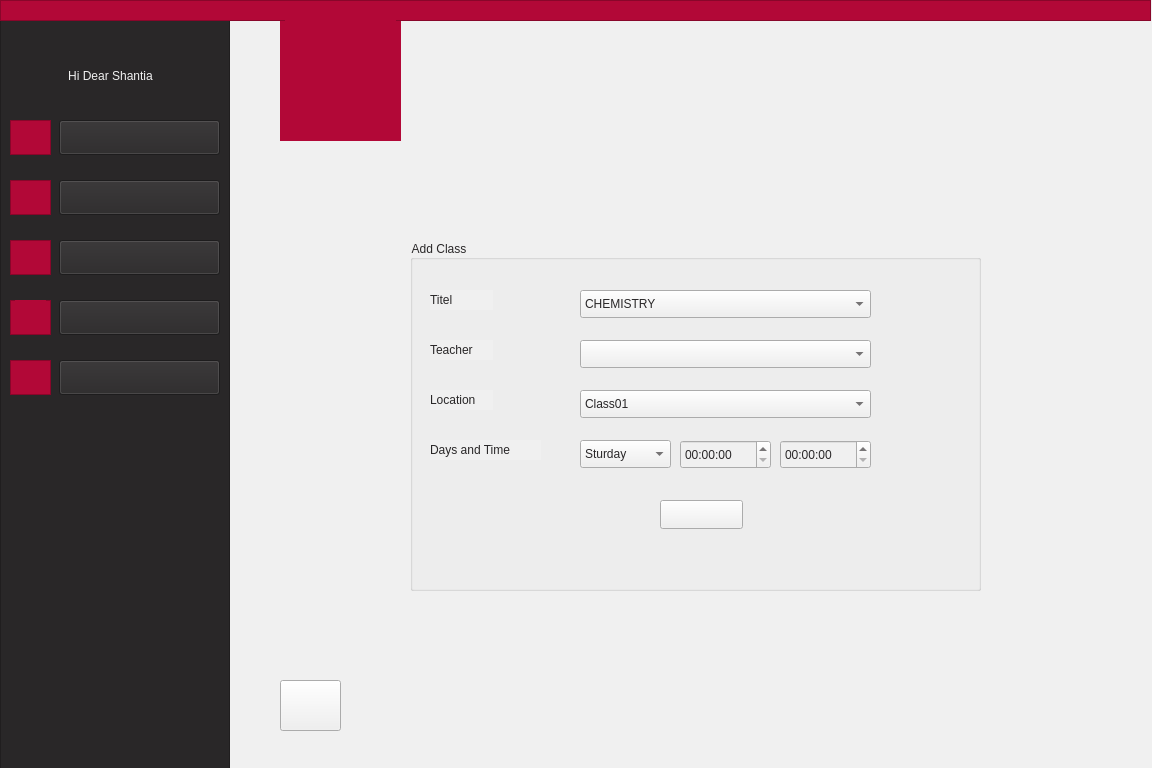
<?xml version="1.0" encoding="UTF-8"?>
<ui version="4.0">
 <class>adminAddClass</class>
 <widget class="QWidget" name="adminAddClass">
  <property name="geometry">
   <rect>
    <x>0</x>
    <y>0</y>
    <width>1152</width>
    <height>768</height>
   </rect>
  </property>
  <property name="minimumSize">
   <size>
    <width>1152</width>
    <height>768</height>
   </size>
  </property>
  <property name="windowTitle">
   <string>Form</string>
  </property>
  <property name="styleSheet">
   <string notr="true">background-color: rgb(240, 240, 240);</string>
  </property>
  <widget class="QFrame" name="frame_2">
   <property name="geometry">
    <rect>
     <x>0</x>
     <y>20</y>
     <width>230</width>
     <height>768</height>
    </rect>
   </property>
   <property name="styleSheet">
    <string notr="true">background-color: rgb(41, 39, 40);
border-color: rgb(41, 39, 40);</string>
   </property>
   <property name="frameShape">
    <enum>QFrame::StyledPanel</enum>
   </property>
   <property name="frameShadow">
    <enum>QFrame::Raised</enum>
   </property>
   <widget class="QPushButton" name="pushButton">
    <property name="geometry">
     <rect>
      <x>59</x>
      <y>100</y>
      <width>161</width>
      <height>35</height>
     </rect>
    </property>
    <property name="styleSheet">
     <string notr="true">font: 11pt &quot;Montserrat&quot;;
</string>
    </property>
    <property name="text">
     <string/>
    </property>
   </widget>
   <widget class="QPushButton" name="pushButton_3">
    <property name="geometry">
     <rect>
      <x>59</x>
      <y>160</y>
      <width>161</width>
      <height>35</height>
     </rect>
    </property>
    <property name="styleSheet">
     <string notr="true">font: 11pt &quot;Montserrat&quot;;
</string>
    </property>
    <property name="text">
     <string/>
    </property>
   </widget>
   <widget class="QPushButton" name="pushButton_4">
    <property name="geometry">
     <rect>
      <x>59</x>
      <y>220</y>
      <width>161</width>
      <height>35</height>
     </rect>
    </property>
    <property name="styleSheet">
     <string notr="true">font: 11pt &quot;Montserrat&quot;;
</string>
    </property>
    <property name="text">
     <string/>
    </property>
   </widget>
   <widget class="QFrame" name="frame_3">
    <property name="geometry">
     <rect>
      <x>10</x>
      <y>100</y>
      <width>41</width>
      <height>35</height>
     </rect>
    </property>
    <property name="styleSheet">
     <string notr="true">background-color: rgb(178, 8, 55);
border-color: rgb(178, 8, 55);</string>
    </property>
    <property name="frameShape">
     <enum>QFrame::StyledPanel</enum>
    </property>
    <property name="frameShadow">
     <enum>QFrame::Raised</enum>
    </property>
    <widget class="QLabel" name="label_6">
     <property name="geometry">
      <rect>
       <x>5</x>
       <y>1</y>
       <width>31</width>
       <height>31</height>
      </rect>
     </property>
     <property name="styleSheet">
      <string notr="true"/>
     </property>
     <property name="text">
      <string/>
     </property>
     <property name="pixmap">
      <pixmap resource="icon.qrc">:/icon/profile.png</pixmap>
     </property>
     <property name="scaledContents">
      <bool>true</bool>
     </property>
    </widget>
   </widget>
   <widget class="QFrame" name="frame_6">
    <property name="geometry">
     <rect>
      <x>10</x>
      <y>160</y>
      <width>41</width>
      <height>35</height>
     </rect>
    </property>
    <property name="styleSheet">
     <string notr="true">background-color: rgb(178, 8, 55);
border-color: rgb(178, 8, 55);</string>
    </property>
    <property name="frameShape">
     <enum>QFrame::StyledPanel</enum>
    </property>
    <property name="frameShadow">
     <enum>QFrame::Raised</enum>
    </property>
    <widget class="QLabel" name="label_7">
     <property name="geometry">
      <rect>
       <x>5</x>
       <y>3</y>
       <width>31</width>
       <height>31</height>
      </rect>
     </property>
     <property name="text">
      <string/>
     </property>
     <property name="pixmap">
      <pixmap resource="icon.qrc">:/icon/add-user.png</pixmap>
     </property>
     <property name="scaledContents">
      <bool>true</bool>
     </property>
    </widget>
   </widget>
   <widget class="QFrame" name="frame_7">
    <property name="geometry">
     <rect>
      <x>10</x>
      <y>220</y>
      <width>41</width>
      <height>35</height>
     </rect>
    </property>
    <property name="styleSheet">
     <string notr="true">background-color: rgb(178, 8, 55);
border-color: rgb(178, 8, 55);</string>
    </property>
    <property name="frameShape">
     <enum>QFrame::StyledPanel</enum>
    </property>
    <property name="frameShadow">
     <enum>QFrame::Raised</enum>
    </property>
    <widget class="QLabel" name="label_11">
     <property name="geometry">
      <rect>
       <x>5</x>
       <y>3</y>
       <width>31</width>
       <height>31</height>
      </rect>
     </property>
     <property name="text">
      <string/>
     </property>
     <property name="pixmap">
      <pixmap resource="icon.qrc">:/icon/upload-mail.png</pixmap>
     </property>
     <property name="scaledContents">
      <bool>true</bool>
     </property>
    </widget>
   </widget>
   <widget class="QLabel" name="label_2">
    <property name="geometry">
     <rect>
      <x>20</x>
      <y>40</y>
      <width>181</width>
      <height>31</height>
     </rect>
    </property>
    <property name="styleSheet">
     <string notr="true">font: 11pt &quot;Montserrat&quot;;
color: rgb(240, 240, 240);</string>
    </property>
    <property name="text">
     <string>Hi Dear Shantia</string>
    </property>
    <property name="alignment">
     <set>Qt::AlignCenter</set>
    </property>
   </widget>
   <widget class="QLabel" name="label_3">
    <property name="geometry">
     <rect>
      <x>100</x>
      <y>100</y>
      <width>81</width>
      <height>30</height>
     </rect>
    </property>
    <property name="autoFillBackground">
     <bool>false</bool>
    </property>
    <property name="styleSheet">
     <string notr="true">font: 11pt &quot;Montserrat&quot;;
color: rgb(240, 240, 240);</string>
    </property>
    <property name="lineWidth">
     <number>0</number>
    </property>
    <property name="text">
     <string>Profile</string>
    </property>
    <property name="alignment">
     <set>Qt::AlignCenter</set>
    </property>
   </widget>
   <widget class="QLabel" name="label_5">
    <property name="geometry">
     <rect>
      <x>90</x>
      <y>160</y>
      <width>111</width>
      <height>30</height>
     </rect>
    </property>
    <property name="styleSheet">
     <string notr="true">font: 11pt &quot;Montserrat&quot;;
color: rgb(240, 240, 240);</string>
    </property>
    <property name="text">
     <string>Add People</string>
    </property>
    <property name="alignment">
     <set>Qt::AlignCenter</set>
    </property>
   </widget>
   <widget class="QLabel" name="label_8">
    <property name="geometry">
     <rect>
      <x>70</x>
      <y>220</y>
      <width>141</width>
      <height>30</height>
     </rect>
    </property>
    <property name="styleSheet">
     <string notr="true">font: 11pt &quot;Montserrat&quot;;
color: rgb(240, 240, 240);</string>
    </property>
    <property name="text">
     <string>Send Assertion</string>
    </property>
    <property name="alignment">
     <set>Qt::AlignCenter</set>
    </property>
   </widget>
   <widget class="QPushButton" name="pushButton_7">
    <property name="geometry">
     <rect>
      <x>59</x>
      <y>280</y>
      <width>161</width>
      <height>35</height>
     </rect>
    </property>
    <property name="styleSheet">
     <string notr="true">font: 11pt &quot;Montserrat&quot;;
</string>
    </property>
    <property name="text">
     <string/>
    </property>
   </widget>
   <widget class="QFrame" name="frame_8">
    <property name="geometry">
     <rect>
      <x>10</x>
      <y>280</y>
      <width>41</width>
      <height>35</height>
     </rect>
    </property>
    <property name="styleSheet">
     <string notr="true">background-color: rgb(178, 8, 55);
border-color: rgb(178, 8, 55);</string>
    </property>
    <property name="frameShape">
     <enum>QFrame::StyledPanel</enum>
    </property>
    <property name="frameShadow">
     <enum>QFrame::Raised</enum>
    </property>
    <widget class="QLabel" name="label_12">
     <property name="geometry">
      <rect>
       <x>5</x>
       <y>0</y>
       <width>31</width>
       <height>31</height>
      </rect>
     </property>
     <property name="text">
      <string/>
     </property>
     <property name="pixmap">
      <pixmap resource="classIcon.qrc">:/classIcon/icons8-class-50.png</pixmap>
     </property>
     <property name="scaledContents">
      <bool>true</bool>
     </property>
    </widget>
   </widget>
   <widget class="QLabel" name="label_18">
    <property name="geometry">
     <rect>
      <x>95</x>
      <y>280</y>
      <width>101</width>
      <height>20</height>
     </rect>
    </property>
    <property name="styleSheet">
     <string notr="true">font: 11pt &quot;Montserrat&quot;;
color: rgb(240, 240, 240);</string>
    </property>
    <property name="text">
     <string>Add CLass</string>
    </property>
   </widget>
   <widget class="QFrame" name="frame_9">
    <property name="geometry">
     <rect>
      <x>10</x>
      <y>340</y>
      <width>41</width>
      <height>35</height>
     </rect>
    </property>
    <property name="styleSheet">
     <string notr="true">background-color: rgb(178, 8, 55);
border-color: rgb(178, 8, 55);</string>
    </property>
    <property name="frameShape">
     <enum>QFrame::StyledPanel</enum>
    </property>
    <property name="frameShadow">
     <enum>QFrame::Raised</enum>
    </property>
    <widget class="QLabel" name="label_28">
     <property name="geometry">
      <rect>
       <x>5</x>
       <y>3</y>
       <width>31</width>
       <height>31</height>
      </rect>
     </property>
     <property name="text">
      <string/>
     </property>
     <property name="pixmap">
      <pixmap resource="icon.qrc">:/icon/information.png</pixmap>
     </property>
     <property name="scaledContents">
      <bool>true</bool>
     </property>
    </widget>
   </widget>
   <widget class="QLabel" name="label_29">
    <property name="geometry">
     <rect>
      <x>60</x>
      <y>340</y>
      <width>161</width>
      <height>30</height>
     </rect>
    </property>
    <property name="styleSheet">
     <string notr="true">font: 11pt &quot;Montserrat&quot;;
color: rgb(240, 240, 240);</string>
    </property>
    <property name="text">
     <string>Class Information</string>
    </property>
    <property name="alignment">
     <set>Qt::AlignCenter</set>
    </property>
   </widget>
   <widget class="QPushButton" name="pushButton_9">
    <property name="geometry">
     <rect>
      <x>59</x>
      <y>340</y>
      <width>161</width>
      <height>35</height>
     </rect>
    </property>
    <property name="styleSheet">
     <string notr="true">font: 11pt &quot;Montserrat&quot;;
</string>
    </property>
    <property name="text">
     <string/>
    </property>
   </widget>
   <zorder>frame_6</zorder>
   <zorder>frame_7</zorder>
   <zorder>label_2</zorder>
   <zorder>label_3</zorder>
   <zorder>label_5</zorder>
   <zorder>label_8</zorder>
   <zorder>frame_3</zorder>
   <zorder>pushButton</zorder>
   <zorder>pushButton_3</zorder>
   <zorder>pushButton_4</zorder>
   <zorder>frame_8</zorder>
   <zorder>frame_9</zorder>
   <zorder>label_29</zorder>
   <zorder>pushButton_9</zorder>
   <zorder>label_18</zorder>
   <zorder>pushButton_7</zorder>
  </widget>
  <widget class="QLabel" name="label">
   <property name="geometry">
    <rect>
     <x>280</x>
     <y>20</y>
     <width>121</width>
     <height>121</height>
    </rect>
   </property>
   <property name="styleSheet">
    <string notr="true">background-color: rgb(178, 8, 55);
border-color: rgb(178, 8, 55);
</string>
   </property>
   <property name="text">
    <string/>
   </property>
   <property name="pixmap">
    <pixmap>:/AjaxLogo/filename.jpg</pixmap>
   </property>
   <property name="scaledContents">
    <bool>true</bool>
   </property>
   <property name="alignment">
    <set>Qt::AlignCenter</set>
   </property>
  </widget>
  <widget class="QLabel" name="label_9">
   <property name="geometry">
    <rect>
     <x>285</x>
     <y>20</y>
     <width>111</width>
     <height>111</height>
    </rect>
   </property>
   <property name="styleSheet">
    <string notr="true">background-color: rgb(178, 8, 55);</string>
   </property>
   <property name="text">
    <string/>
   </property>
   <property name="pixmap">
    <pixmap resource="pictures.qrc">:/logo/filename.jpg</pixmap>
   </property>
   <property name="scaledContents">
    <bool>true</bool>
   </property>
  </widget>
  <widget class="QFrame" name="frame">
   <property name="geometry">
    <rect>
     <x>0</x>
     <y>0</y>
     <width>1151</width>
     <height>21</height>
    </rect>
   </property>
   <property name="styleSheet">
    <string notr="true">background-color: rgb(178, 8, 55);
border-color: rgb(178, 8, 55);</string>
   </property>
   <property name="frameShape">
    <enum>QFrame::StyledPanel</enum>
   </property>
   <property name="frameShadow">
    <enum>QFrame::Raised</enum>
   </property>
  </widget>
  <widget class="QPushButton" name="backToMenu">
   <property name="geometry">
    <rect>
     <x>280</x>
     <y>680</y>
     <width>61</width>
     <height>51</height>
    </rect>
   </property>
   <property name="text">
    <string/>
   </property>
  </widget>
  <widget class="QLabel" name="label_14">
   <property name="geometry">
    <rect>
     <x>290</x>
     <y>680</y>
     <width>41</width>
     <height>46</height>
    </rect>
   </property>
   <property name="text">
    <string/>
   </property>
   <property name="pixmap">
    <pixmap resource="arrowIcon.qrc">:/new/prefix1/icons8-left-arrow-50.png</pixmap>
   </property>
   <property name="scaledContents">
    <bool>true</bool>
   </property>
  </widget>
  <widget class="QGroupBox" name="groupBox">
   <property name="geometry">
    <rect>
     <x>410</x>
     <y>240</y>
     <width>571</width>
     <height>351</height>
    </rect>
   </property>
   <property name="styleSheet">
    <string notr="true">color: rgb(41, 39, 40);
font: 9pt &quot;Montserrat&quot;;</string>
   </property>
   <property name="title">
    <string>Add Class</string>
   </property>
   <widget class="QLabel" name="label_17">
    <property name="geometry">
     <rect>
      <x>20</x>
      <y>200</y>
      <width>111</width>
      <height>20</height>
     </rect>
    </property>
    <property name="styleSheet">
     <string notr="true">color: rgb(41, 39, 40);
font: 9pt &quot;Montserrat&quot;;</string>
    </property>
    <property name="text">
     <string>Days and Time</string>
    </property>
   </widget>
   <widget class="QTimeEdit" name="startingTime">
    <property name="geometry">
     <rect>
      <x>270</x>
      <y>200</y>
      <width>91</width>
      <height>29</height>
     </rect>
    </property>
    <property name="styleSheet">
     <string notr="true">color: rgb(41, 39, 40);
font: 9pt &quot;Montserrat&quot;;</string>
    </property>
   </widget>
   <widget class="QLabel" name="label_16">
    <property name="geometry">
     <rect>
      <x>20</x>
      <y>150</y>
      <width>63</width>
      <height>20</height>
     </rect>
    </property>
    <property name="styleSheet">
     <string notr="true">color: rgb(41, 39, 40);
font: 9pt &quot;Montserrat&quot;;</string>
    </property>
    <property name="text">
     <string>Location</string>
    </property>
   </widget>
   <widget class="QComboBox" name="teacherCombo">
    <property name="geometry">
     <rect>
      <x>170</x>
      <y>100</y>
      <width>291</width>
      <height>28</height>
     </rect>
    </property>
    <property name="styleSheet">
     <string notr="true">color: rgb(41, 39, 40);
font: 9pt &quot;Montserrat&quot;;</string>
    </property>
   </widget>
   <widget class="QComboBox" name="comboBox_3">
    <property name="geometry">
     <rect>
      <x>170</x>
      <y>200</y>
      <width>91</width>
      <height>28</height>
     </rect>
    </property>
    <property name="styleSheet">
     <string notr="true">color: rgb(41, 39, 40);
font: 9pt &quot;Montserrat&quot;;</string>
    </property>
    <item>
     <property name="text">
      <string>Sturday</string>
     </property>
    </item>
    <item>
     <property name="text">
      <string>Sunday</string>
     </property>
    </item>
    <item>
     <property name="text">
      <string>Monday</string>
     </property>
    </item>
    <item>
     <property name="text">
      <string>Tuesday</string>
     </property>
    </item>
    <item>
     <property name="text">
      <string>Wednesday</string>
     </property>
    </item>
    <item>
     <property name="text">
      <string>Thursday</string>
     </property>
    </item>
   </widget>
   <widget class="QLabel" name="label_13">
    <property name="geometry">
     <rect>
      <x>20</x>
      <y>50</y>
      <width>63</width>
      <height>20</height>
     </rect>
    </property>
    <property name="styleSheet">
     <string notr="true">color: rgb(41, 39, 40);
font: 9pt &quot;Montserrat&quot;;</string>
    </property>
    <property name="text">
     <string>Titel</string>
    </property>
   </widget>
   <widget class="QLabel" name="label_15">
    <property name="geometry">
     <rect>
      <x>20</x>
      <y>100</y>
      <width>63</width>
      <height>20</height>
     </rect>
    </property>
    <property name="styleSheet">
     <string notr="true">color: rgb(41, 39, 40);
font: 9pt &quot;Montserrat&quot;;</string>
    </property>
    <property name="text">
     <string>Teacher</string>
    </property>
   </widget>
   <widget class="QComboBox" name="comboBox_2">
    <property name="geometry">
     <rect>
      <x>170</x>
      <y>150</y>
      <width>291</width>
      <height>28</height>
     </rect>
    </property>
    <property name="styleSheet">
     <string notr="true">color: rgb(41, 39, 40);
font: 9pt &quot;Montserrat&quot;;</string>
    </property>
    <item>
     <property name="text">
      <string>Class01</string>
     </property>
    </item>
    <item>
     <property name="text">
      <string>Class02</string>
     </property>
    </item>
    <item>
     <property name="text">
      <string>Class03</string>
     </property>
    </item>
    <item>
     <property name="text">
      <string>Class04</string>
     </property>
    </item>
    <item>
     <property name="text">
      <string>Class05</string>
     </property>
    </item>
    <item>
     <property name="text">
      <string>Class06</string>
     </property>
    </item>
   </widget>
   <widget class="QTimeEdit" name="endingTime">
    <property name="geometry">
     <rect>
      <x>370</x>
      <y>200</y>
      <width>91</width>
      <height>29</height>
     </rect>
    </property>
    <property name="styleSheet">
     <string notr="true">color: rgb(41, 39, 40);
font: 9pt &quot;Montserrat&quot;;</string>
    </property>
   </widget>
   <widget class="QPushButton" name="pushButton_6">
    <property name="geometry">
     <rect>
      <x>250</x>
      <y>260</y>
      <width>83</width>
      <height>29</height>
     </rect>
    </property>
    <property name="text">
     <string/>
    </property>
   </widget>
   <widget class="QLabel" name="label_26">
    <property name="geometry">
     <rect>
      <x>260</x>
      <y>260</y>
      <width>63</width>
      <height>20</height>
     </rect>
    </property>
    <property name="styleSheet">
     <string notr="true">font: 9pt &quot;Montserrat&quot;;
color: rgb(178, 8, 55);</string>
    </property>
    <property name="text">
     <string>Apply</string>
    </property>
    <property name="alignment">
     <set>Qt::AlignCenter</set>
    </property>
   </widget>
   <widget class="QComboBox" name="comboBox_4">
    <property name="geometry">
     <rect>
      <x>170</x>
      <y>50</y>
      <width>291</width>
      <height>28</height>
     </rect>
    </property>
    <item>
     <property name="text">
      <string>CHEMISTRY</string>
     </property>
    </item>
    <item>
     <property name="text">
      <string>BP</string>
     </property>
    </item>
    <item>
     <property name="text">
      <string>DISCRETE</string>
     </property>
    </item>
    <item>
     <property name="text">
      <string>CALCULUS</string>
     </property>
    </item>
    <item>
     <property name="text">
      <string>PHYSICS</string>
     </property>
    </item>
   </widget>
   <zorder>label_17</zorder>
   <zorder>startingTime</zorder>
   <zorder>label_16</zorder>
   <zorder>teacherCombo</zorder>
   <zorder>comboBox_3</zorder>
   <zorder>label_13</zorder>
   <zorder>label_15</zorder>
   <zorder>comboBox_2</zorder>
   <zorder>endingTime</zorder>
   <zorder>label_26</zorder>
   <zorder>pushButton_6</zorder>
   <zorder>comboBox_4</zorder>
  </widget>
  <zorder>frame_2</zorder>
  <zorder>label</zorder>
  <zorder>frame</zorder>
  <zorder>label_9</zorder>
  <zorder>label_14</zorder>
  <zorder>backToMenu</zorder>
  <zorder>groupBox</zorder>
 </widget>
 <resources>
  <include location="arrowIcon.qrc"/>
  <include location="icon.qrc"/>
  <include location="classIcon.qrc"/>
  <include location="pictures.qrc"/>
 </resources>
 <connections/>
</ui>
